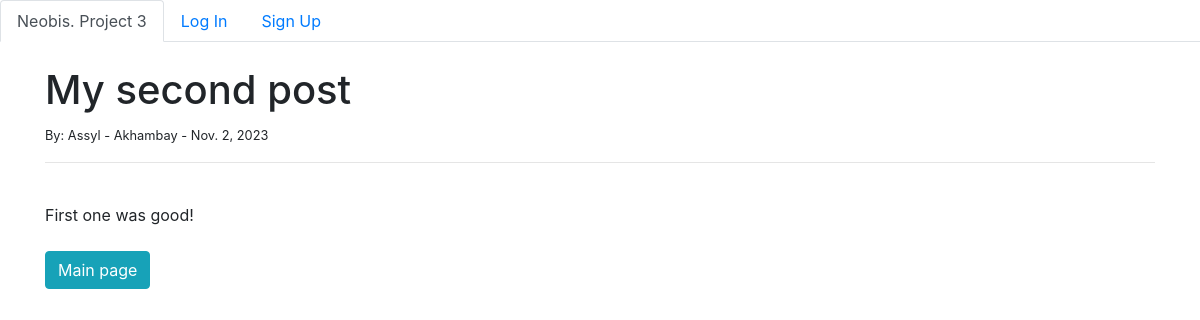
Page /news/2 on the earlier database version.
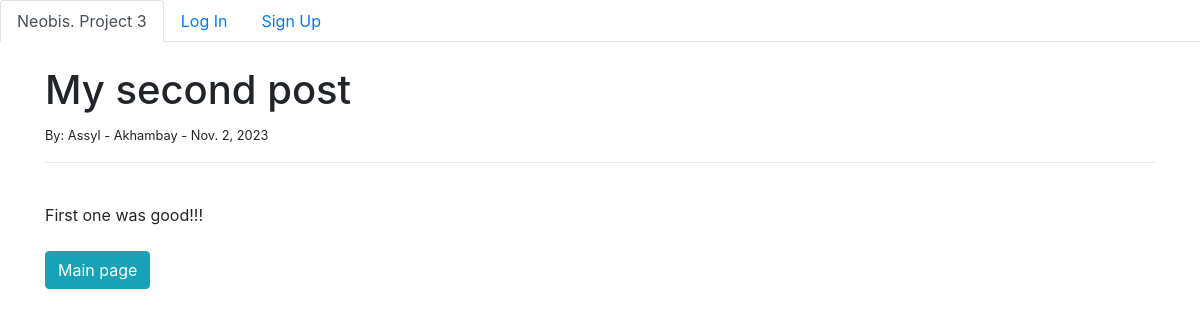
Same page on the later database version.
### news_app/models.py (models this page shows, shortened)
class Post(models.Model):
    title = models.CharField(max_length=255)
    title_tag = models.CharField(max_length=255)
    author = models.ForeignKey(User, on_delete=models.CASCADE)
    body = models.TextField()
    post_date = models.DateField(auto_now_add=True)

### news_app/views.py (the view)
# urls.py: path('news/<int:pk>', NewsDetailView.as_view(), name='news-details'),
class NewsDetailView(DetailView):
    model = Post
    template_name = 'news_details.html'

### news_app/templates/news_details.html (shortened to what this page needs)
{% extends 'base.html' %}
{% block content %}
<h1>{{ post.title }}</h1>
<small>By:
    {{ post.author.first_name}} -
    {{ post.author.last_name}} -
    {{ post.post_date }}
</small><br />
<hr>
<br />
{{ post.body }}
<br /><br />
<a href="{% url 'home' %}" class="btn btn-info">Main page</a>
{% endblock %}

Differences in the rows shown:
changed Post "My second post": body "First one was good!" → "First one was good!!!"
